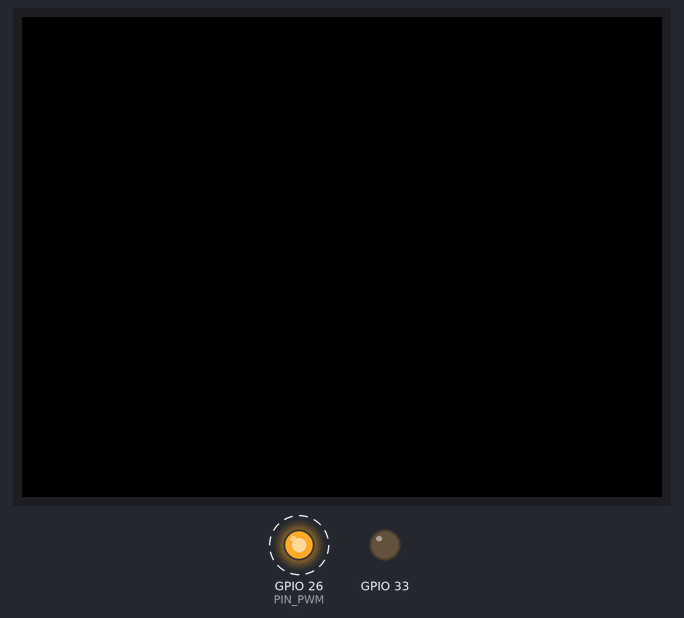
A program run on a simulated ESP32. On the bench: 320×240 colour display, output pins drawn as LEDs (lit = HIGH). Dashed ring = blinking.

Above: at 0.26 s.
Timing chart, 0 to 3.2 s (numbered marks = the images above):
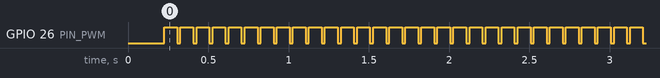

Measured:
- by itself, GPIO 26 (PIN_PWM): alternates HIGH for 0.08 s and LOW for 0.02 s

The program:

main.cpp
```cpp
#include <M5Unified.h>
#include <Ticker.h>

// PortB: 36/26/V/G
#define PIN_PWM 26 // PortB
#define PIN_ADC 36 // PortB / 1/5 of Voltage at "S" of nMOS (Vsol=12V)

Ticker tickerSet;
volatile int duty = 0;

// Ls        Rs  Ls/Rs Tsim   Tmeas@12V
// 30mH-27mH 12  2.5m  7m     30ms LongStroke
// 80mH-64mH 220 0.3m  1.5m   5ms  CBS07302300
// 20mH-16mH 60  0.3m  1m     5ms  CBS07300580
// 25mH-31mH 11  3m    8m     10ms CBS10290100
// 14mH-17mH 8                     5V solenoid

// every 100ms
void IRAM_ATTR onTimer()
{
  //   ledcWrite(0, duty);
}

#define DUTY_MIN 10
// @10Hz: T=100ms, Toff>15ms -> duty<85% (204/255)
// #define DUTY_MAX 200
// @5Hz: T=200ms, Toff>15ms -> duty<92% (235/255)
#define DUTY_MAX 235

void setup()
{
  M5.begin();
  M5.Lcd.clear();
  pinMode(PIN_PWM, OUTPUT);
  ledcSetup(0, 1000, 10); // 1000Hz, 10bit
  //ledcSetup(0, 1000, 8); // 1000Hz, 8bit
  //ledcSetup(0, 10, 8); // 10Hz
  //ledcSetup(0, 100, 8); // 100Hz
  //ledcSetup(0, 50, 8); // 50Hz
  ledcAttachPin(PIN_PWM, 0);
  ledcWrite(0, 20); // initial duty
  //      tickerSet.attach_ms(100, onTimer);
  pinMode(33, OUTPUT);
  digitalWrite(33, 0);
}

/*
      +-----
VTH2  |     | <----
      |     -------+
VTH1  |            |
      |            |
0 ----+            +-----
      tm1   tm2
*/

// for 12V, divider=1:4
//#define VTH1 1500 // [mV], rising edge of PWM
//#define VTH2 2700 // [mV], dropping edge of PWM
// for 18V, divider=1:10
//#define VTH1 1000 // [mV], rising edge of PWM
//#define VTH2 1820 // [mV], dropping edge of PWM
// for 24V, divider=1:10
#define VTH1 1200 // [mV], rising edge of PWM
#define VTH2 2400 // [mV], dropping edge of PWM
uint8_t st = 0;
uint16_t tm1 = 0, tm2 = 0;

uint8_t pos_t = 50;

void loop()
{
  if (M5.BtnA.wasPressed())
  {
    pos_t -= 10;
    if (pos_t < 0)
      pos_t = 0;
    printf("pos_t=%d\n", pos_t);
  }

  duty = 20; // [%]

  ledcWrite(0, 1023);
  delay(80);
  ledcWrite(0, 0);
  delay(20);
/*
  int pos;
  // PWM drive
  ledcWrite(0, (int)((float)duty / 100.0 * 1024)); // set duty
  delay(100);
  // position measure
  // Solenoid ON for 10ms
  ledcWrite(0, 1023); // ON
  digitalWrite(33, 1); // PortA-1
#define T_MEAS_ON 20
  delay(T_MEAS_ON);
  // Sonlenoid OFF
  ledcWrite(0, 0); // OFF
  digitalWrite(33, 0); // PortA-1
  st = 0;
  while (st < 2)
  {
    int v = analogReadMilliVolts(PIN_ADC);
    if (st == 0 && v > VTH1)
    {
      st = 1;
      //          tm1 = millis(); // [ms]
      tm1 = esp_timer_get_time(); // [us]
    }
    else if (st == 1 && v < VTH2)
    {
      st = 2;
      //          tm2 = millis(); [ms]
      tm2 = esp_timer_get_time(); // [us]
      // tm2-tm1 : transient time
      // 2500us(neutral)-4500us(pulled) @ 100Hz
      // 4500us(neutral)-13500us(pulls) @ 100Hz
      // 2950us(neutral)-5250us(pulls) @ manual measure @ 12V
      // 4050us(neutral)-8250us(pulls) @ manual measure @ 18V
      // 2370us(neutral)-4070us(pulls) @ manual measure @ 24V
      if (tm2 > tm1)
      {
        //         printf(">t:%d\n", tm2 - tm1); // for Teleplot
        pos = (tm2 - tm1 - 2370) / 17;
        if (pos < 0)
          pos = 0;
        else if (pos > 100)
          pos = 100;
        //          duty = (pos_t - pos) * 10; // PID control
        // tentative position control (doesn't reflect to duty now)
        if (pos > pos_t)
          duty--;
        else if (pos < pos_t)
          duty++;
        if (duty < DUTY_MIN)
          duty = DUTY_MIN;
        else if (duty > DUTY_MAX)
          duty = DUTY_MAX;
      }

      uint16_t toff_tran = tm2 - tm1; // transient time according to position

      // keep duty constant as that during non-measurement period
      // Tmeasure = T_MEAS_ON + toff_tran + t_on_tran
      // duty = (T_MEAS_ON + t_on_tran) / Tmeasure * 100 [%]
      // T_MEAS_ON = 1ms, t_off_tran = 4-11ms
      // t_on_tran = ((100-d)* T_MEAS_ON - duty * toff_tran) / (duty - 100) [ms]
      uint16_t t_on_tran = ((100-duty)* T_MEAS_ON - duty * toff_tran) / (duty - 100);
      float duty0 = (float)(T_MEAS_ON + t_on_tran) / (T_MEAS_ON + toff_tran + t_on_tran) * 100;
      printf("%d %d %.2f %d %d %d\n", toff_tran, t_on_tran, duty0, pos, pos_t, duty);
//      ledcWrite(0, 1023);
//      delay(t_on_tran / 1000);
    }
  }
*/
}
```
